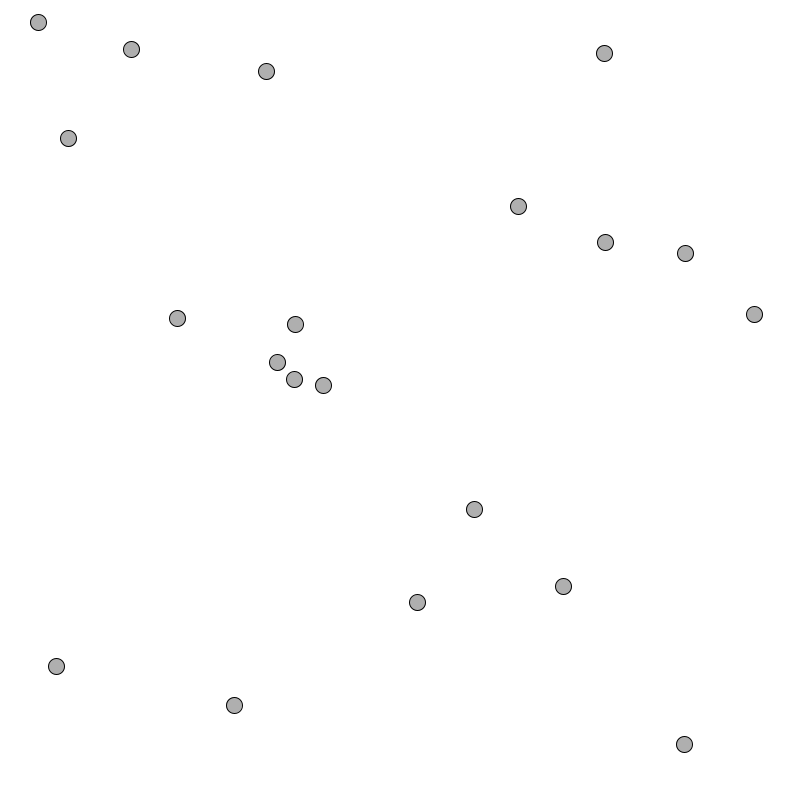
Frame 1 (no input)
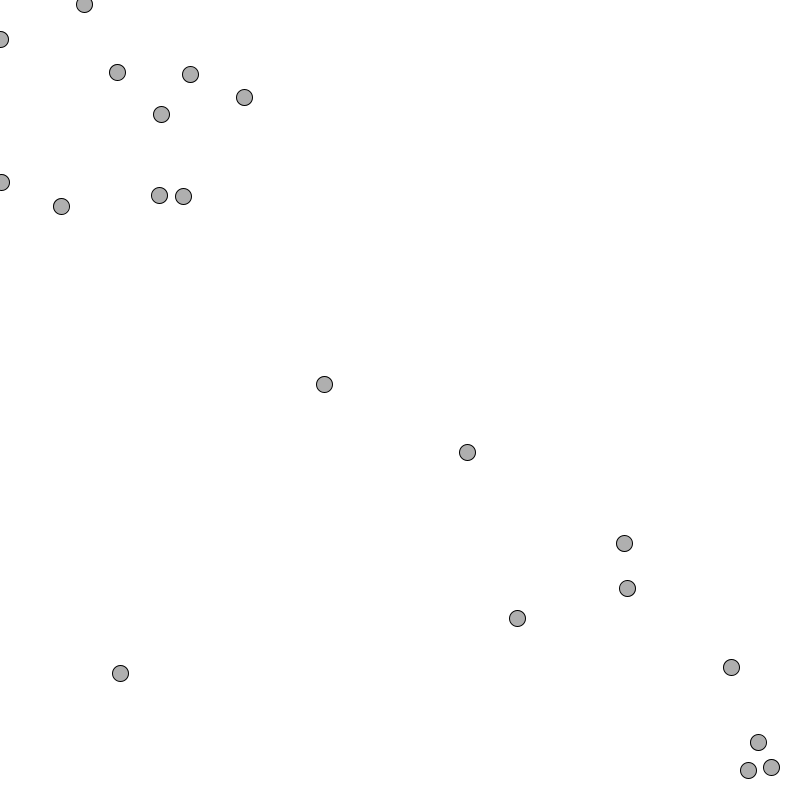
Frame 60 (the mouse pressed at the canvas centre just before this capture)
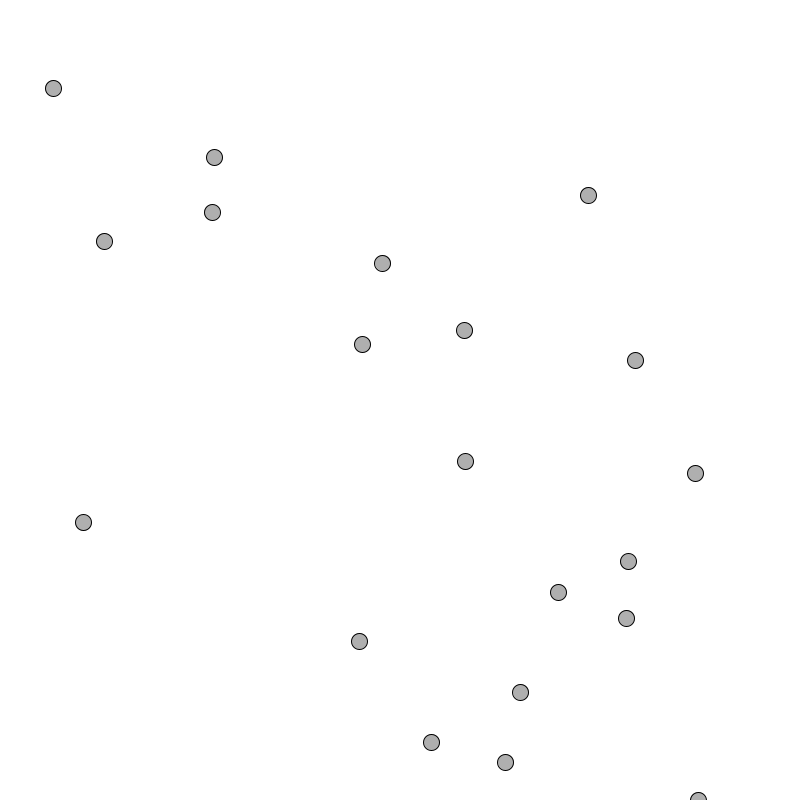
Frame 120 (the mouse held since frame 60 and released just before this capture)

The Processing sketch that drew these frames (run headless with seeded random() and noise(); from frame 60 on, the mouse is pressed at the canvas centre):

// Processing sketch: Motion101
// ── Motion101.pde
Mover[] movers = new Mover[20];
static boolean isAttracting = true;

void setup()
{
  size(800,800);
    for (int i = 0; i < movers.length; i++) {
    movers[i] = new Mover();
  }
}


void draw()
{
    background(255,10);
    for (int i = 0; i < movers.length; i++) 
    {
      movers[i].update();
      movers[i].checkEdges();
      movers[i].display();
    }
    if(mousePressed)
    {
          isAttracting = !isAttracting;
    }
}
// ── Mover.pde
class Mover
{
  PVector location ,velocity,aceleration;
  float topSpeed;
  Mover()
  {
      location =   new PVector(random(width),random(height));
      velocity =   new PVector(random(-2,2),random(-2,2));
      aceleration =  new PVector(-0.001,0.01);
      topSpeed = 10;
  } 
  
  float t = 0 ;
  void update()
  {
    PVector vec ;
    PVector mouse = new PVector(mouseX,mouseY);
    if(!Motion101.isAttracting)
       vec =  PVector.sub(location,mouse);
    else 
       vec =  PVector.sub(mouse,location);

    vec.normalize();
    vec.mult(random(1));
    aceleration.set(vec);
    
    velocity.add(aceleration);
     velocity.limit(topSpeed);
    location.add(velocity);
    
  }
   void display()
  {
   stroke(0);
   fill(175);
   ellipse(location.x,location.y,16,16);
  }
  void checkEdges()
  {
    if (location.x > width) {
      location.x = 0;
    } else if (location.x < 0) {
      location.x = width;
    }
 
    if (location.y > height) {
      location.y = 0;
    } else if (location.y < 0) {
      location.y = height;
    }
   
  }



}
